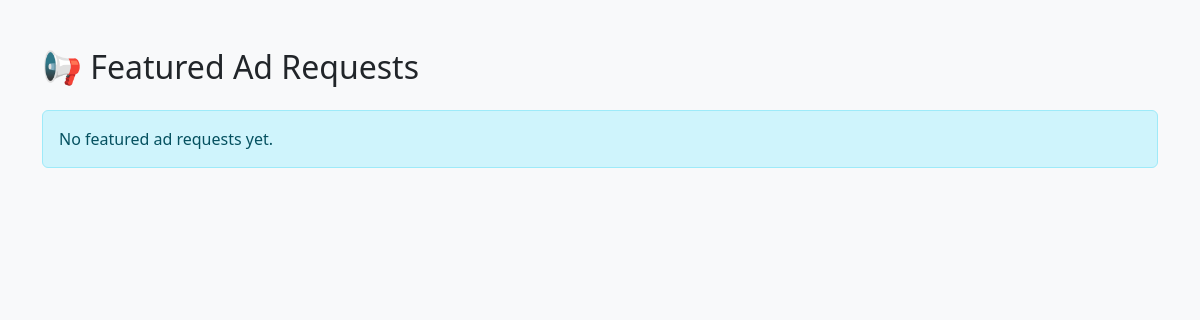
The page /admin/feature-requests (signed in) on the database as committed earlier.
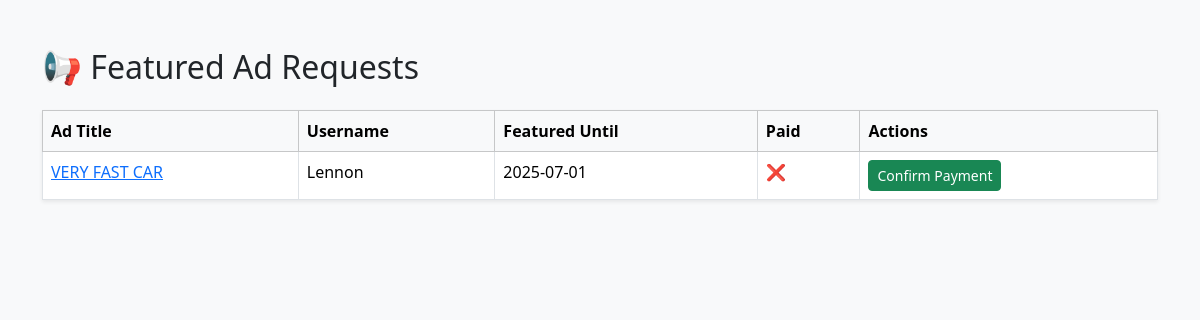
The same page on the database as committed later.
### models.py (models this page shows, shortened)
class Ad(db.Model):
    id = db.Column(db.Integer, primary_key=True)
    title = db.Column(db.String(100))
    description = db.Column(db.Text)
    price = db.Column(db.String(50))
    category = db.Column(db.String(50))
    contact = db.Column(db.String(100))
    location = db.Column(db.String(100))
    user_id = db.Column(db.Integer, db.ForeignKey('user.id'), nullable=False)
    is_sold = db.Column(db.Boolean, default=False)
    created_at = db.Column(db.DateTime, default=datetime.utcnow)
    is_paid = db.Column(db.Boolean, default=False)
    is_featured = db.Column(db.Boolean, default=False)
    feature_expiry = db.Column(db.DateTime, nullable=True)
    images = db.relationship('Image', backref='ad', lazy=True, cascade="all, delete-orphan")

class User(db.Model):
    id = db.Column(db.Integer, primary_key=True)
    username = db.Column(db.String(80), unique=True, nullable=False)
    email = db.Column(db.String(120), unique=True, nullable=False)
    password_hash = db.Column(db.String(128), nullable=False)
    profile_pic = db.Column(db.String(255), nullable=False, default='default-profile.png')
    is_admin = db.Column(db.Boolean, default=False)
    created_at = db.Column(db.DateTime, default=datetime.utcnow)
    is_verified = db.Column(db.Boolean, default=False)
    ads = db.relationship('Ad', backref='owner', lazy=True)
    sent_conversations = db.relationship('Conversation', foreign_keys='Conversation.seller_id', backref='seller', lazy=True)
    received_conversations = db.relationship('Conversation', foreign_keys='Conversation.buyer_id', backref='buyer', lazy=True)
    activities = db.relationship('ActivityLog', backref='user', lazy=True)
    ratings_given = db.relationship('Rating', foreign_keys='Rating.reviewer_id', backref='reviewer', lazy=True)
    ratings_received = db.relationship('Rating', foreign_keys='Rating.reviewed_id', backref='reviewed', lazy=True)

### app.py (the view)
@app.route('/admin/feature-requests')
@admin_required
def admin_feature_requests():
    pending_ads = Ad.query.filter_by(is_featured=True).order_by(Ad.feature_expiry.desc()).all()
    return render_template('admin_feature_requests.html', ads=pending_ads)

### app.py (called while the page is built)
def admin_required(f):
    @wraps(f)
    def decorated_function(*args, **kwargs):
        user_id = session.get('user_id')
        if not user_id:
            flash("Please log in first.", "warning")
            return redirect(url_for('login'))
        user = User.query.get(user_id)
        if not user:
            flash("User not found.", "danger")
            return redirect(url_for('login'))
        print(f"DEBUG: Logged in as {user.username}, admin status: {user.is_admin}")  # Debug
        if not user.is_admin:
            return render_template("403.html"), 403
        return f(*args, **kwargs)
    return decorated_function

### templates/admin_feature_requests.html (shortened to what this page needs)
<!DOCTYPE html>
<html lang="en">
<head>
  <link href="https://cdn.jsdelivr.net/npm/bootstrap@5.3.3/dist/css/bootstrap.min.css" rel="stylesheet" />
</head>
<body class="bg-light">
<div class="container my-5">
  <h2 class="mb-4">📢 Featured Ad Requests</h2>
  {% if ads %}
    <table class="table table-bordered bg-white shadow-sm">
      <thead class="table-light">
        <tr>
          <th>Ad Title</th>
          <th>Username</th>
          <th>Featured Until</th>
          <th>Paid</th>
          <th>Actions</th>
        </tr>
      </thead>
      <tbody>
        {% for ad in ads %}
          <tr>
            <td><a href="{{ url_for('view_ad', ad_id=ad.id) }}">{{ ad.title }}</a></td>
            <td>{{ ad.owner.username }}</td>
            <td>{{ ad.feature_expiry.strftime('%Y-%m-%d') if ad.feature_expiry }}</td>
            <td>
              {% if ad.is_paid %}
                ✅
              {% else %}
                ❌
              {% endif %}
            </td>
            <td>
              {% if not ad.is_paid %}
                <form action="{{ url_for('confirm_feature_payment', ad_id=ad.id) }}" method="POST" style="display:inline;">
                  <button class="btn btn-success btn-sm">Confirm Payment</button>
                </form>
              {% endif %}
            </td>
          </tr>
        {% endfor %}
      </tbody>
    </table>
  {% else %}
    <div class="alert alert-info">No featured ad requests yet.</div>
  {% endif %}
</div>
</body>
</html>

Rows that differ between the two databases and show on the page:
added Ad: title "VERY FAST CAR", owner.username "Lennon", feature_expiry "2025-07-01"
Other text that changed with them:
text no longer shown: "No featured ad requests yet."
text now shown: "Ad Title Username Featured Until Paid Actions"
